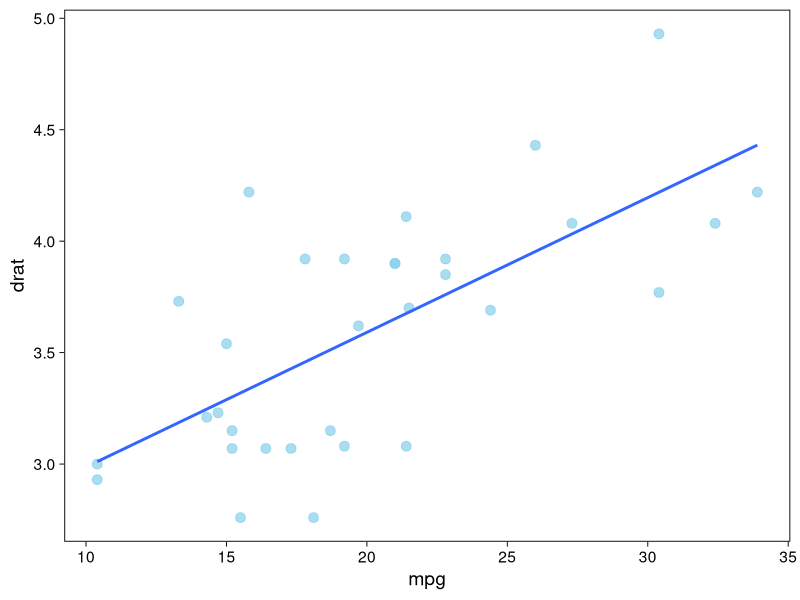
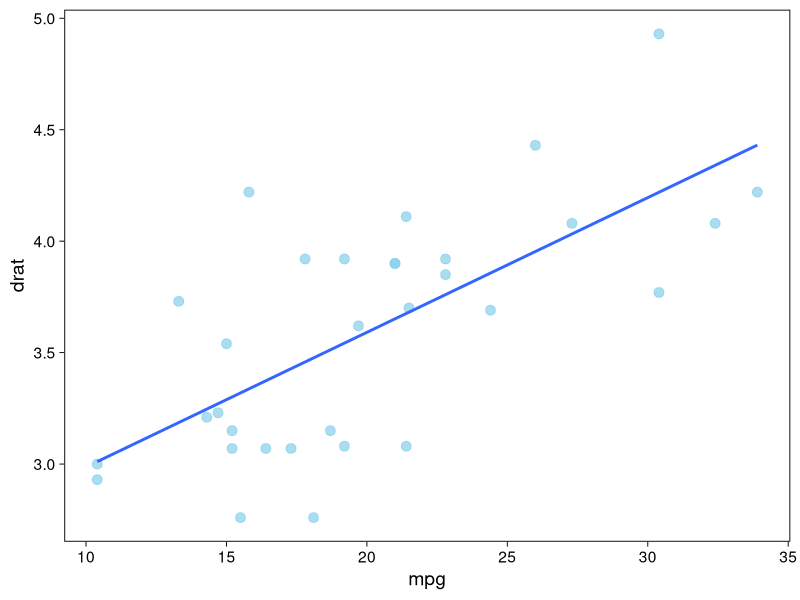
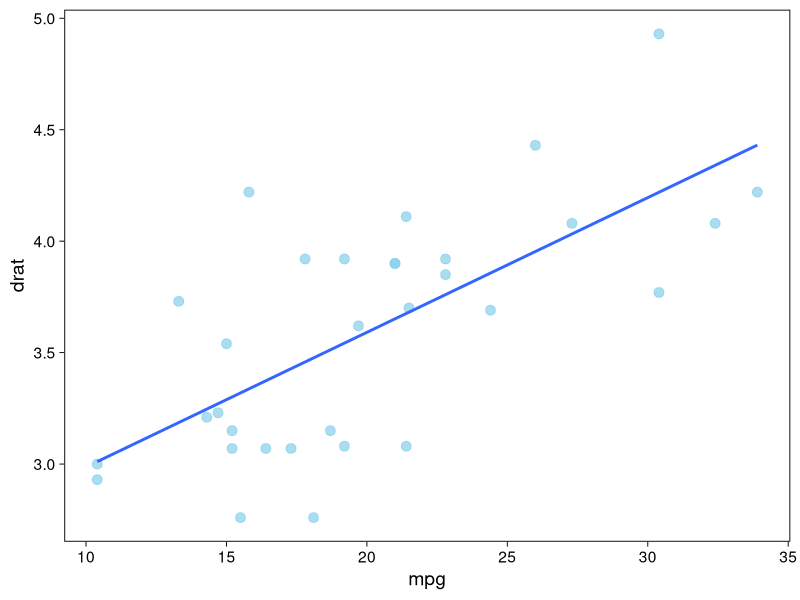
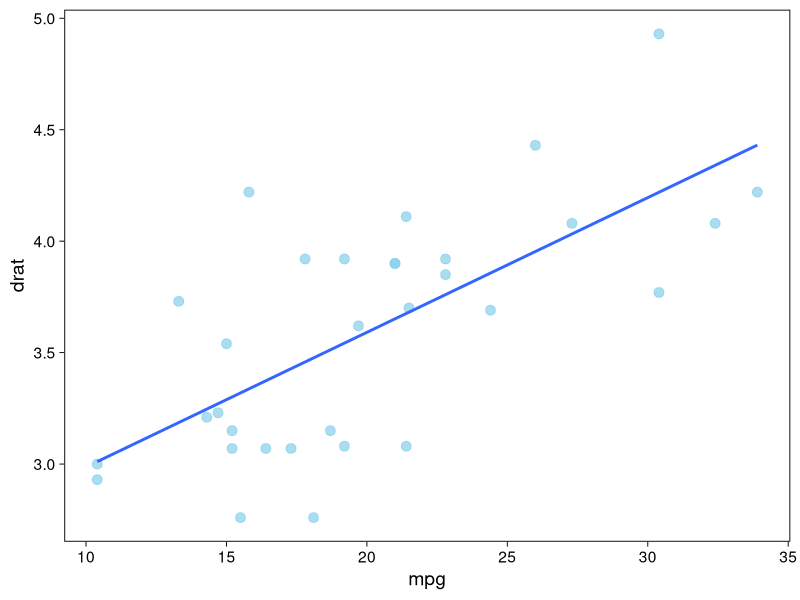
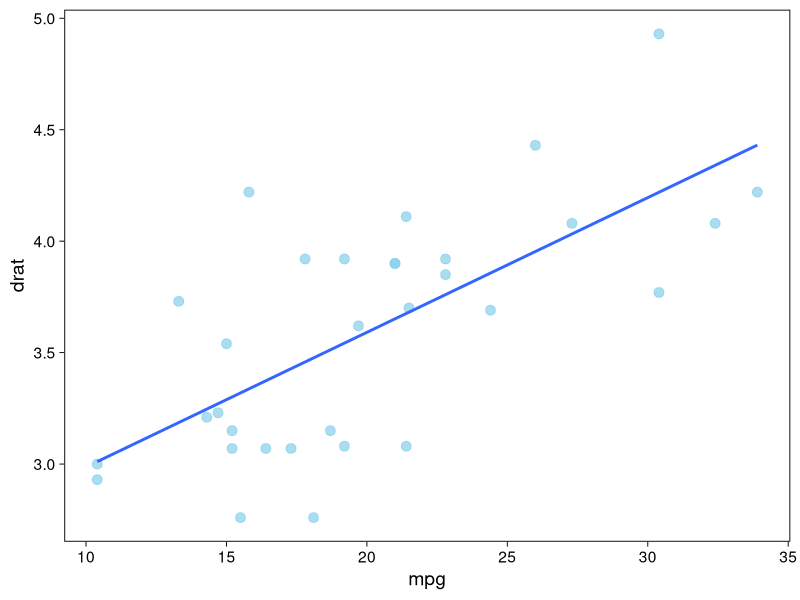
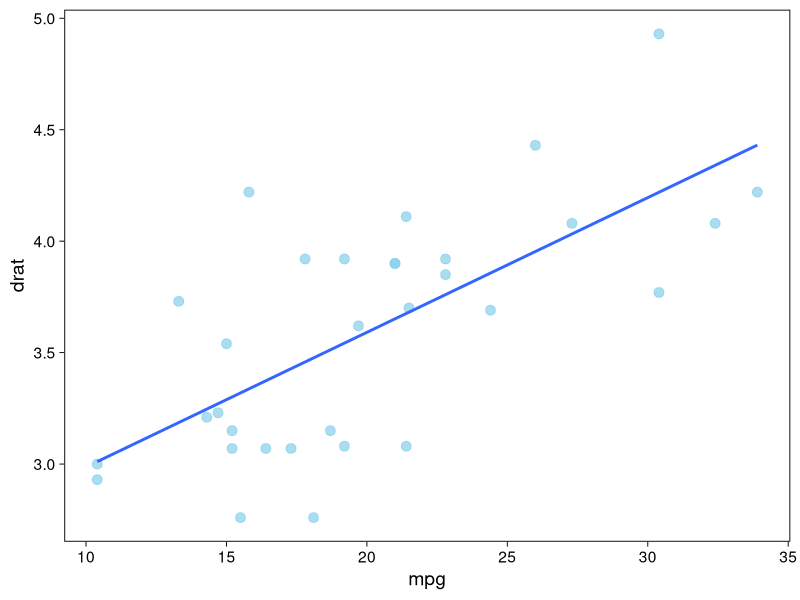
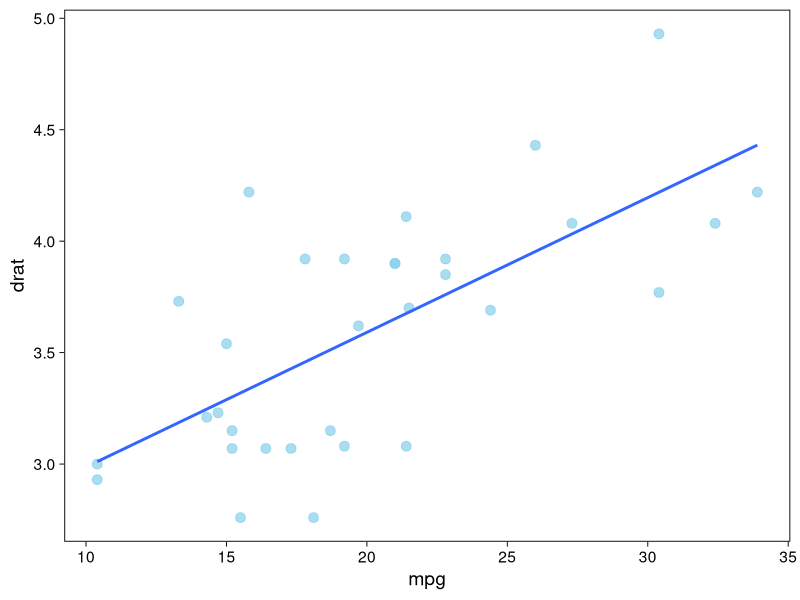
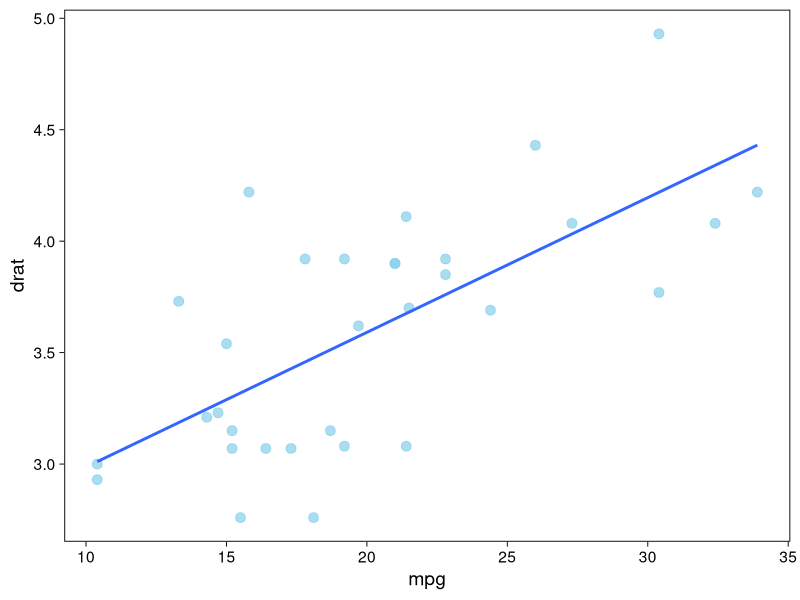

These figures' R source, in order:
## ---- chunk 1
library(ggplot2)
theme_set(theme_linedraw(base_size = 14))
p <- ggplot(mtcars, aes(x = mpg, y = drat)) + 
  geom_point(color = "skyblue", size = 3, alpha = 0.7) +
  geom_smooth(method = "lm", formula = 'y ~ x', se = FALSE) +
  theme(panel.grid = element_blank())
p
## ---- chunk 2
#| fig-width: 4
#| fig-height: 5
#| out-width: "50%"
#| fig-align: "center"
p
## ---- chunk 3
#| fig-width: 4
#| fig-height: 5
#| out-width: "25%"
#| fig-align: "center"
p
## ---- chunk 4
#| out-width: "50%"
#| fig-align: "center"
p
## ---- chunk 5
#| out-width: "30%"
#| fig-align: "right"
p
## ---- chunk 6
#| out-width: "50%"
#| fig-align: "center"
p
## ---- chunk 7
p
## ---- chunk 8
p
